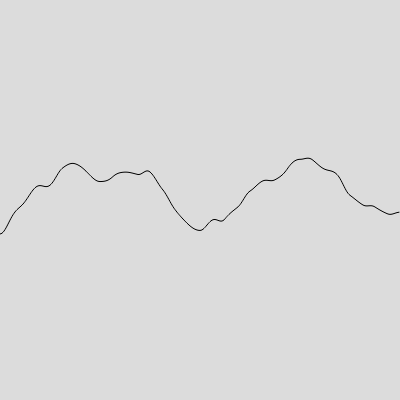
Frame 1 (no input)
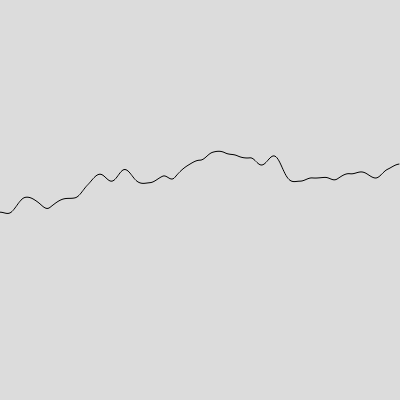
Frame 2 (the mouse pressed at the canvas centre, redrawn once)

The p5.js sketch that drew these frames (run headless with seeded random() and noise() and a simulated clock; the mouse was pressed at the canvas centre and the sketch redrawn once):

// p5.js sketch
// ── sketch.js
let dx=0;
let inc=0.01;

function setup() {
  createCanvas(400, 400);
}

function draw() {
  background(220);
  noFill();
  beginShape();
  for(let x=0; x<width; x++){
    vertex(x,noise(dx)*200+100);
    dx+=inc;
  }
  endShape();
  noLoop();
}
